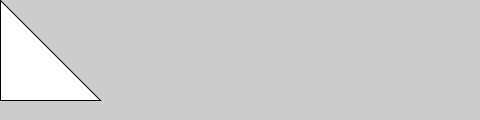
Frame 1 (no input)
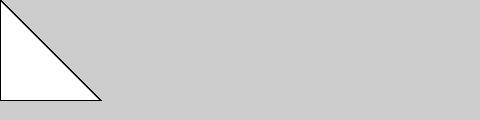
Frame 60 (the mouse pressed at the canvas centre just before this capture)
Frame 120 (the mouse held since frame 60 and released just before this capture): identical to frame 60, image omitted

The Processing sketch that drew these frames (run headless with seeded random() and noise(); from frame 60 on, the mouse is pressed at the canvas centre):

// Processing sketch: programing1_lesson02_sample5
// ── programing1_lesson02_sample5.pde
void setup(){
  size(480, 120);
}

void draw(){
 triangle(0, 0, 100, 100, 0, 100); 
}
